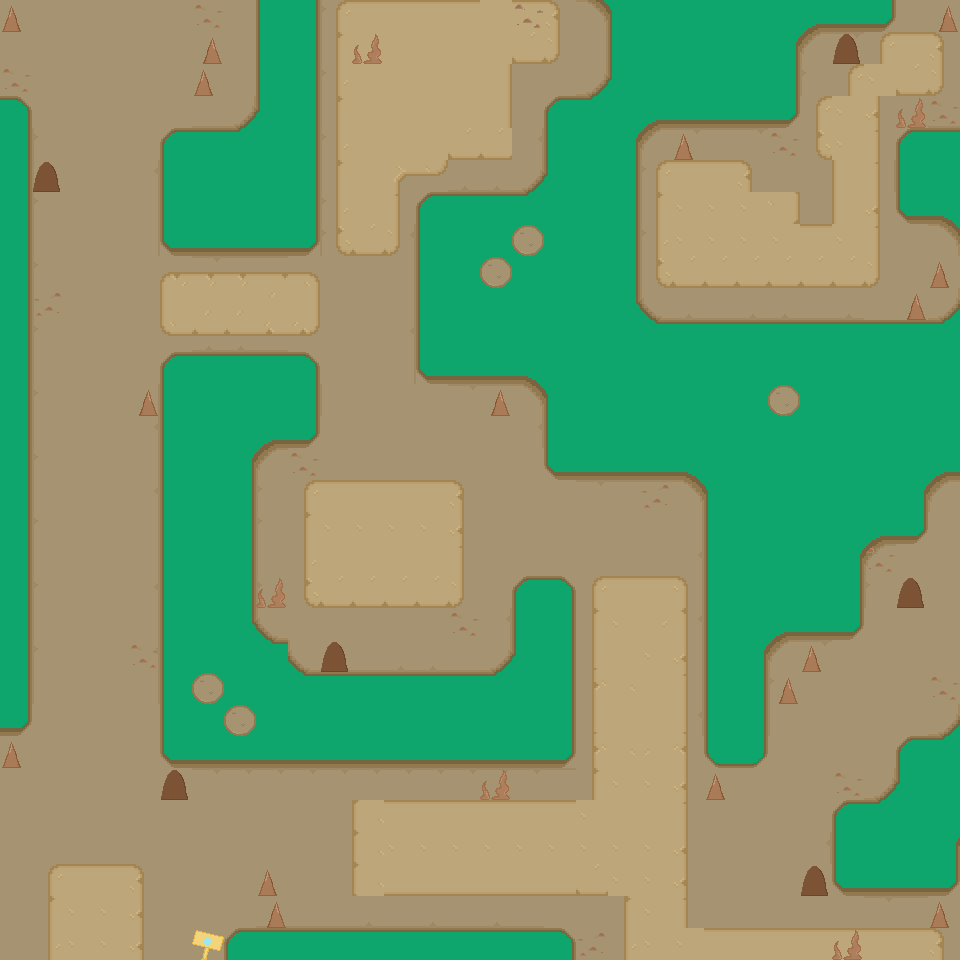

Rendered tile map (Tiled .tmx) drawn with the repository's tilesets; below, a short description and the map source with its tile grids summarised:
An orthogonal 30x30 tile map with 32x32 px tiles, 5 tile layers (calque_eau_grotte, calque_sol_grotte, calque_chemin_grotte, calque_pics_grotte, ...).

<map version="1.9" tiledversion="1.9.2" orientation="orthogonal" renderorder="right-down" width="30" height="30" tilewidth="32" tileheight="32" infinite="0" nextlayerid="9" nextobjectid="1">
 <tileset firstgid="1" name="tileset_piskel3" tilewidth="32" tileheight="32" tilecount="775" columns="31">
  <image source="../Tileset/tileset_piskel3.png" width="1000" height="800" />
  <tile id="275">
   <properties>
    <property name="estLiquide" type="bool" value="true" />
   </properties>
  </tile>
  <tile id="276">
   <properties>
    <property name="estLiquide" type="bool" value="true" />
   </properties>
  </tile>
  <tile id="277">
   <properties>
    <property name="estLiquide" type="bool" value="true" />
   </properties>
  </tile>
  <tile id="278">
   <properties>
    <property name="estLiquide" type="bool" value="true" />
   </properties>
  </tile>
  <tile id="306">
   <properties>
    <property name="estLiquide" type="bool" value="true" />
   </properties>
  </tile>
  <tile id="307">
   <properties>
    <property name="estLiquide" type="bool" value="true" />
   </properties>
  </tile>
  <tile id="308">
   <properties>
    <property name="estLiquide" type="bool" value="true" />
   </properties>
  </tile>
  <tile id="309">
   <properties>
    <property name="estLiquide" type="bool" value="true" />
   </properties>
  </tile>
  <tile id="337">
   <properties>
    <property name="estLiquide" type="bool" value="true" />
   </properties>
  </tile>
  <tile id="338">
   <properties>
    <property name="estLiquide" type="bool" value="true" />
   </properties>
  </tile>
  <tile id="339">
   <properties>
    <property name="estLiquide" type="bool" value="true" />
   </properties>
  </tile>
  <tile id="340">
   <properties>
    <property name="estLiquide" type="bool" value="true" />
   </properties>
  </tile>
  <tile id="368">
   <properties>
    <property name="estLiquide" type="bool" value="true" />
   </properties>
  </tile>
  <tile id="369">
   <properties>
    <property name="estLiquide" type="bool" value="true" />
   </properties>
  </tile>
  <tile id="370">
   <properties>
    <property name="estLiquide" type="bool" value="true" />
   </properties>
  </tile>
  <tile id="371">
   <properties>
    <property name="estLiquide" type="bool" value="true" />
   </properties>
  </tile>
  <tile id="632">
   <properties>
    <property name="estPiquant" type="bool" value="true" />
   </properties>
  </tile>
  <tile id="637">
   <properties>
    <property name="estPiquant" type="bool" value="true" />
   </properties>
  </tile>
  <tile id="664">
   <properties>
    <property name="estPiquant" type="bool" value="true" />
   </properties>
  </tile>
  <tile id="665">
   <properties>
    <property name="estPiquant" type="bool" value="true" />
   </properties>
  </tile>
  <tile id="667">
   <properties>
    <property name="estPiquant" type="bool" value="true" />
   </properties>
  </tile>
 </tileset>
 <layer id="4" name="calque_eau_grotte" width="30" height="30">
  <data>[900 cells, 356 non-empty, 4 distinct tile ids]</data>
 </layer>
 <layer id="2" name="calque_sol_grotte" width="30" height="30">
  <data>[900 cells, 773 non-empty, 37 distinct tile ids]</data>
 </layer>
 <layer id="3" name="calque_chemin_grotte" width="30" height="30">
  <data>[900 cells, 219 non-empty, 16 distinct tile ids]</data>
 </layer>
 <layer id="7" name="calque_pics_grotte" width="30" height="30">
  <data>[900 cells, 21 non-empty, 2 distinct tile ids]</data>
 </layer>
 <layer id="8" name="calque_rochers_grotte" width="30" height="30">
  <data>[900 cells, 14 non-empty, 1 distinct tile ids]</data>
 </layer>
</map>
